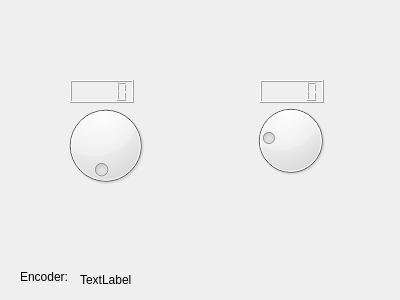
<?xml version="1.0" encoding="UTF-8"?>
<ui version="4.0">
 <class>flashlamp</class>
 <widget class="QWidget" name="flashlamp">
  <property name="geometry">
   <rect>
    <x>0</x>
    <y>0</y>
    <width>400</width>
    <height>300</height>
   </rect>
  </property>
  <property name="windowTitle">
   <string>flashlamp</string>
  </property>
  <widget class="QLabel" name="label">
   <property name="geometry">
    <rect>
     <x>80</x>
     <y>270</y>
     <width>61</width>
     <height>20</height>
    </rect>
   </property>
   <property name="text">
    <string>TextLabel</string>
   </property>
  </widget>
  <widget class="QLabel" name="label_2">
   <property name="geometry">
    <rect>
     <x>20</x>
     <y>270</y>
     <width>59</width>
     <height>14</height>
    </rect>
   </property>
   <property name="text">
    <string>Encoder:</string>
   </property>
  </widget>
  <widget class="QDial" name="Arm_Dial">
   <property name="geometry">
    <rect>
     <x>240</x>
     <y>100</y>
     <width>101</width>
     <height>81</height>
    </rect>
   </property>
   <property name="minimum">
    <number>0</number>
   </property>
   <property name="maximum">
    <number>90</number>
   </property>
   <property name="sliderPosition">
    <number>20</number>
   </property>
  </widget>
  <widget class="QDial" name="Base_Dial">
   <property name="geometry">
    <rect>
     <x>60</x>
     <y>100</y>
     <width>91</width>
     <height>91</height>
    </rect>
   </property>
   <property name="minimum">
    <number>0</number>
   </property>
   <property name="maximum">
    <number>360</number>
   </property>
   <property name="sliderPosition">
    <number>9</number>
   </property>
   <property name="wrapping">
    <bool>true</bool>
   </property>
   <property name="notchTarget">
    <double>3.700000000000000</double>
   </property>
  </widget>
  <widget class="QLCDNumber" name="Base_Dial_LCDnumber">
   <property name="geometry">
    <rect>
     <x>70</x>
     <y>80</y>
     <width>64</width>
     <height>23</height>
    </rect>
   </property>
  </widget>
  <widget class="QLCDNumber" name="Arm_Dial_LCDnumber">
   <property name="geometry">
    <rect>
     <x>260</x>
     <y>80</y>
     <width>64</width>
     <height>23</height>
    </rect>
   </property>
  </widget>
 </widget>
 <layoutdefault spacing="6" margin="11"/>
 <resources/>
 <connections/>
</ui>
